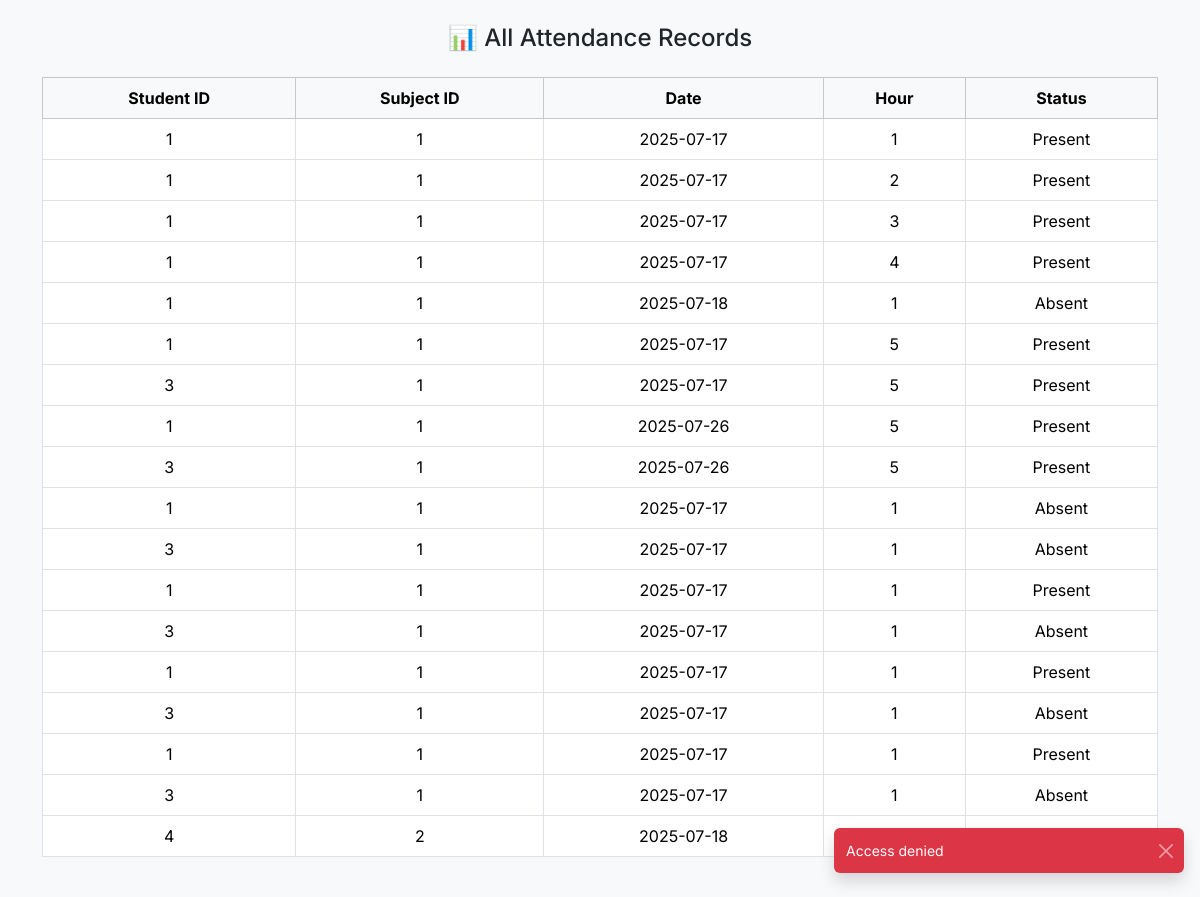
/admin/attendance, run on the app's committed database.
### tables this page shows
CREATE TABLE attendance (
                id INTEGER PRIMARY KEY AUTOINCREMENT,
                student_id INTEGER,
                subject_id INTEGER,
                date TEXT,
                hour INTEGER,
                present INTEGER
            );

### app.py (the view)
@app.route('/admin/attendance')
def admin_attendance():
    admin_only()
    attendance = get_db().execute('SELECT * FROM attendance').fetchall()
    return render_template('admin_attendance.html', attendance=attendance)

### app.py (called while the page is built)
def get_db():
    conn = sqlite3.connect('database.db')
    conn.row_factory = sqlite3.Row
    return conn

@app.after_request
def add_cache_control(response):
    response.headers['Cache-Control'] = 'no-store'
    return response

def admin_only():
    if session.get('role') != 'admin':
        flash("Access denied", "danger")
        return redirect(url_for('home'))

### templates/admin_attendance.html (shortened to what this page needs)
{% extends 'base.html' %}
{% block content %}
<div class="container py-4">
  <h4 class="mb-4 text-center">📊 All Attendance Records</h4>
  <div class="table-responsive">
    <table class="table table-bordered text-center">
      <thead class="table-light">
        <tr>
          <th>Student ID</th>
          <th>Subject ID</th>
          <th>Date</th>
          <th>Hour</th>
          <th>Status</th>
        </tr>
      </thead>
      <tbody>
        {% for row in attendance %}
        <tr>
          <td>{{ row.student_id }}</td>
          <td>{{ row.subject_id }}</td>
          <td>{{ row.date }}</td>
          <td>{{ row.hour }}</td>
          <td>{{ 'Present' if row.present else 'Absent' }}</td>
        </tr>
        {% endfor %}
      </tbody>
    </table>
  </div>
</div>
{% endblock %}

### templates/base.html (style rules this page uses)
body { font-family: 'Inter', sans-serif; background-color: #f8f9fa; }

### data on the page
attendance: student_id "1", subject_id "1", date "2025-07-17", hour "1", present "Present"
attendance: student_id "1", subject_id "1", date "2025-07-17", hour "2", present "Present"
attendance: student_id "1", subject_id "1", date "2025-07-17", hour "3", present "Present"
attendance: student_id "1", subject_id "1", date "2025-07-17", hour "4", present "Present"
attendance: student_id "1", subject_id "1", date "2025-07-18", hour "1", present "Absent"
attendance: student_id "1", subject_id "1", date "2025-07-17", hour "5", present "Present"
attendance: student_id "3", subject_id "1", date "2025-07-17", hour "5", present "Present"
attendance: student_id "1", subject_id "1", date "2025-07-26", hour "5", present "Present"
attendance: student_id "3", subject_id "1", date "2025-07-26", hour "5", present "Present"
attendance: student_id "1", subject_id "1", date "2025-07-17", hour "1", present "Absent"
attendance: student_id "3", subject_id "1", date "2025-07-17", hour "1", present "Absent"
attendance: student_id "1", subject_id "1", date "2025-07-17", hour "1", present "Present"
attendance: student_id "3", subject_id "1", date "2025-07-17", hour "1", present "Absent"
attendance: student_id "1", subject_id "1", date "2025-07-17", hour "1", present "Present"
attendance: student_id "3", subject_id "1", date "2025-07-17", hour "1", present "Absent"
attendance: student_id "1", subject_id "1", date "2025-07-17", hour "1", present "Present"
attendance: student_id "3", subject_id "1", date "2025-07-17", hour "1", present "Absent"
attendance: student_id "4", subject_id "2", date "2025-07-18"

### other printed values
{{ message }} "Access denied"
